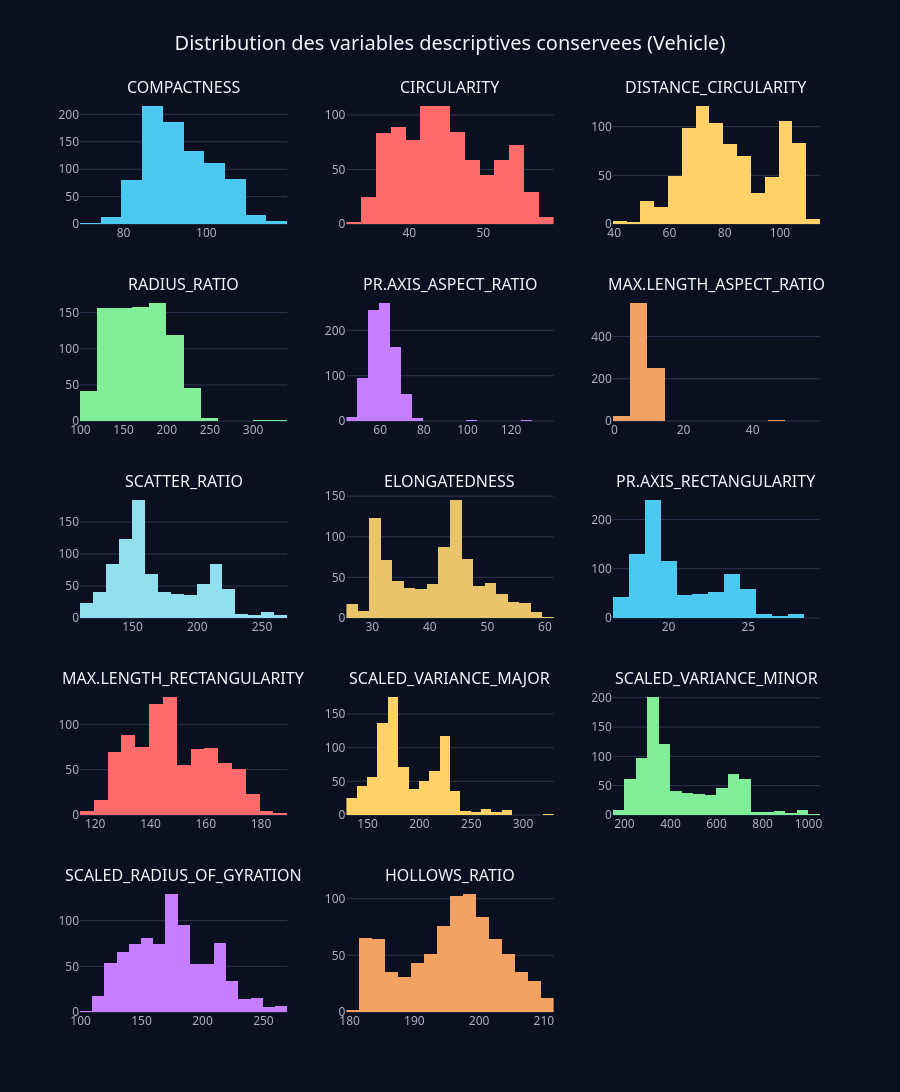

The notebook cell saved with this chart:
### Code cell
# Distribution des variables conservees
n_cols = 3
n_rows = int(np.ceil(X_sel.shape[1] / n_cols))
fig = make_subplots(rows=n_rows, cols=n_cols, subplot_titles=list(X_sel.columns),
                    vertical_spacing=0.08, horizontal_spacing=0.08)
for i, var in enumerate(X_sel.columns):
    fig.add_trace(go.Histogram(x=X_sel[var], nbinsx=20, marker_color=pick_color(i), showlegend=False),
                  row=i // n_cols + 1, col=i % n_cols + 1)
fig.update_layout(title="Distribution des variables descriptives conservees (Vehicle)", height=280 * n_rows)
fig.show()

### Figure 1 — Plotly figure (JSON) as saved in the notebook; plotly's stock layout.template omitted (floating-point values rounded to 4 significant figures; data arrays with more than 128 entries replaced by an {"elided": "..."} marker saying what was removed)
{"data": [{"marker": {"color": "#4cc9f0"}, "nbinsx": 20, "showlegend": false, "type": "histogram", "x": {"elided": "846 int values"}, "xaxis": "x", "yaxis": "y"}, {"marker": {"color": "#ff6b6b"}, "nbinsx": 20, "showlegend": false, "type": "histogram", "x": {"elided": "846 int values"}, "xaxis": "x2", "yaxis": "y2"}, {"marker": {"color": "#ffd166"}, "nbinsx": 20, "showlegend": false, "type": "histogram", "x": {"elided": "846 int values"}, "xaxis": "x3", "yaxis": "y3"}, {"marker": {"color": "#80ed99"}, "nbinsx": 20, "showlegend": false, "type": "histogram", "x": {"elided": "846 int values"}, "xaxis": "x4", "yaxis": "y4"}, {"marker": {"color": "#c77dff"}, "nbinsx": 20, "showlegend": false, "type": "histogram", "x": {"elided": "846 int values"}, "xaxis": "x5", "yaxis": "y5"}, {"marker": {"color": "#f4a261"}, "nbinsx": 20, "showlegend": false, "type": "histogram", "x": {"elided": "846 int values"}, "xaxis": "x6", "yaxis": "y6"}, {"marker": {"color": "#90e0ef"}, "nbinsx": 20, "showlegend": false, "type": "histogram", "x": {"elided": "846 int values"}, "xaxis": "x7", "yaxis": "y7"}, {"marker": {"color": "#e9c46a"}, "nbinsx": 20, "showlegend": false, "type": "histogram", "x": {"elided": "846 int values"}, "xaxis": "x8", "yaxis": "y8"}, {"marker": {"color": "#4cc9f0"}, "nbinsx": 20, "showlegend": false, "type": "histogram", "x": {"elided": "846 int values"}, "xaxis": "x9", "yaxis": "y9"}, {"marker": {"color": "#ff6b6b"}, "nbinsx": 20, "showlegend": false, "type": "histogram", "x": {"elided": "846 int values"}, "xaxis": "x10", "yaxis": "y10"}, {"marker": {"color": "#ffd166"}, "nbinsx": 20, "showlegend": false, "type": "histogram", "x": {"elided": "846 int values"}, "xaxis": "x11", "yaxis": "y11"}, {"marker": {"color": "#80ed99"}, "nbinsx": 20, "showlegend": false, "type": "histogram", "x": {"elided": "846 int values"}, "xaxis": "x12", "yaxis": "y12"}, {"marker": {"color": "#c77dff"}, "nbinsx": 20, "showlegend": false, "type": "histogram", "x": {"elided": "846 int values"}, "xaxis": "x13", "yaxis": "y13"}, {"marker": {"color": "#f4a261"}, "nbinsx": 20, "showlegend": false, "type": "histogram", "x": {"elided": "846 int values"}, "xaxis": "x14", "yaxis": "y14"}], "layout": {"annotations": [{"font": {"size": 16}, "showarrow": false, "text": "COMPACTNESS", "x": 0.14, "xanchor": "center", "xref": "paper", "y": 1.0, "yanchor": "bottom", "yref": "paper"}, {"font": {"size": 16}, "showarrow": false, "text": "CIRCULARITY", "x": 0.5, "xanchor": "center", "xref": "paper", "y": 1.0, "yanchor": "bottom", "yref": "paper"}, {"font": {"size": 16}, "showarrow": false, "text": "DISTANCE_CIRCULARITY", "x": 0.86, "xanchor": "center", "xref": "paper", "y": 1.0, "yanchor": "bottom", "yref": "paper"}, {"font": {"size": 16}, "showarrow": false, "text": "RADIUS_RATIO", "x": 0.14, "xanchor": "center", "xref": "paper", "y": 0.784, "yanchor": "bottom", "yref": "paper"}, {"font": {"size": 16}, "showarrow": false, "text": "PR.AXIS_ASPECT_RATIO", "x": 0.5, "xanchor": "center", "xref": "paper", "y": 0.784, "yanchor": "bottom", "yref": "paper"}, {"font": {"size": 16}, "showarrow": false, "text": "MAX.LENGTH_ASPECT_RATIO", "x": 0.86, "xanchor": "center", "xref": "paper", "y": 0.784, "yanchor": "bottom", "yref": "paper"}, {"font": {"size": 16}, "showarrow": false, "text": "SCATTER_RATIO", "x": 0.14, "xanchor": "center", "xref": "paper", "y": 0.568, "yanchor": "bottom", "yref": "paper"}, {"font": {"size": 16}, "showarrow": false, "text": "ELONGATEDNESS", "x": 0.5, "xanchor": "center", "xref": "paper", "y": 0.568, "yanchor": "bottom", "yref": "paper"}, {"font": {"size": 16}, "showarrow": false, "text": "PR.AXIS_RECTANGULARITY", "x": 0.86, "xanchor": "center", "xref": "paper", "y": 0.568, "yanchor": "bottom", "yref": "paper"}, {"font": {"size": 16}, "showarrow": false, "text": "MAX.LENGTH_RECTANGULARITY", "x": 0.14, "xanchor": "center", "xref": "paper", "y": 0.352, "yanchor": "bottom", "yref": "paper"}, {"font": {"size": 16}, "showarrow": false, "text": "SCALED_VARIANCE_MAJOR", "x": 0.5, "xanchor": "center", "xref": "paper", "y": 0.352, "yanchor": "bottom", "yref": "paper"}, {"font": {"size": 16}, "showarrow": false, "text": "SCALED_VARIANCE_MINOR", "x": 0.86, "xanchor": "center", "xref": "paper", "y": 0.352, "yanchor": "bottom", "yref": "paper"}, {"font": {"size": 16}, "showarrow": false, "text": "SCALED_RADIUS_OF_GYRATION", "x": 0.14, "xanchor": "center", "xref": "paper", "y": 0.136, "yanchor": "bottom", "yref": "paper"}, {"font": {"size": 16}, "showarrow": false, "text": "HOLLOWS_RATIO", "x": 0.5, "xanchor": "center", "xref": "paper", "y": 0.136, "yanchor": "bottom", "yref": "paper"}], "height": 1400, "title": {"text": "Distribution des variables descriptives conservees (Vehicle)"}, "xaxis": {"anchor": "y", "domain": [0.0, 0.28]}, "xaxis10": {"anchor": "y10", "domain": [0.0, 0.28]}, "xaxis11": {"anchor": "y11", "domain": [0.36, 0.64]}, "xaxis12": {"anchor": "y12", "domain": [0.72, 1.0]}, "xaxis13": {"anchor": "y13", "domain": [0.0, 0.28]}, "xaxis14": {"anchor": "y14", "domain": [0.36, 0.64]}, "xaxis15": {"anchor": "y15", "domain": [0.72, 1.0]}, "xaxis2": {"anchor": "y2", "domain": [0.36, 0.64]}, "xaxis3": {"anchor": "y3", "domain": [0.72, 1.0]}, "xaxis4": {"anchor": "y4", "domain": [0.0, 0.28]}, "xaxis5": {"anchor": "y5", "domain": [0.36, 0.64]}, "xaxis6": {"anchor": "y6", "domain": [0.72, 1.0]}, "xaxis7": {"anchor": "y7", "domain": [0.0, 0.28]}, "xaxis8": {"anchor": "y8", "domain": [0.36, 0.64]}, "xaxis9": {"anchor": "y9", "domain": [0.72, 1.0]}, "yaxis": {"anchor": "x", "domain": [0.864, 1.0]}, "yaxis10": {"anchor": "x10", "domain": [0.216, 0.352]}, "yaxis11": {"anchor": "x11", "domain": [0.216, 0.352]}, "yaxis12": {"anchor": "x12", "domain": [0.216, 0.352]}, "yaxis13": {"anchor": "x13", "domain": [0.0, 0.136]}, "yaxis14": {"anchor": "x14", "domain": [0.0, 0.136]}, "yaxis15": {"anchor": "x15", "domain": [0.0, 0.136]}, "yaxis2": {"anchor": "x2", "domain": [0.864, 1.0]}, "yaxis3": {"anchor": "x3", "domain": [0.864, 1.0]}, "yaxis4": {"anchor": "x4", "domain": [0.648, 0.784]}, "yaxis5": {"anchor": "x5", "domain": [0.648, 0.784]}, "yaxis6": {"anchor": "x6", "domain": [0.648, 0.784]}, "yaxis7": {"anchor": "x7", "domain": [0.432, 0.568]}, "yaxis8": {"anchor": "x8", "domain": [0.432, 0.568]}, "yaxis9": {"anchor": "x9", "domain": [0.432, 0.568]}}}
